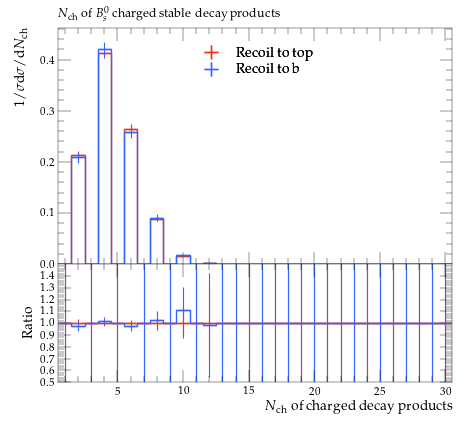

Write the Python code that produced this figure.
#! /usr/bin/env python

# This Python script was auto-generated using YODA v2.0.2.
# Analysis object: /MC_HFDECAYS/B0S_charged_mult
# Timestamp: 31-07-2026 (13:13:51)

import matplotlib as mpl
import matplotlib.pyplot as plt
mpl.use('Agg') # comment out for interactive use
import os
import numpy as np

plotDir = os.path.split(os.path.realpath(__file__))[0]
if 'YODA_USER_PLOT_PATH' in globals():
    plot_outdir = globals()['YODA_USER_PLOT_PATH']
else:
    plot_outdir = plotDir

#plot style
plt.style.use(os.path.join(plotDir, '../default.mplstyle'))
# plot metadata
figW, figH = plt.rcParams['figure.figsize']
ax_xLabel = r'$N_\mathrm{ch}$ of charged decay products'
ax_yLabel = r'$1/\sigma \mathrm{d}\sigma/\mathrm{d}N_\mathrm{ch}$'
ax_title  = r'$N_\mathrm{ch}$ of $B^0_s$ charged stable decay products'
ax_xScale = 'linear'
ax_yScale = 'linear'
xLims = (0.5, 30.5)
yLims = (0.0, 0.46209020000000006)

# TeX-friendly labels for the legend
labels = {
    'legend' : ([ r"Recoil to top", r"Recoil to b" ], r""),
}

# Adjust canvas width and height
canvasW = 10.0
canvasH = 9.0
figW *= canvasW/10.
figH *= canvasH/9.

# Create figure and axis objects
fig, (ax, ratio0_ax) = plt.subplots(2, 1, sharex=True,
                  figsize=(figW,figH), gridspec_kw={'height_ratios': (6.0, 3.0)})

# Set figure margins
plt.subplots_adjust(
    left   = 1.0 * plt.rcParams['figure.subplot.left'],
    right  = 1.0 * plt.rcParams['figure.subplot.right'],
    top    = 1.0 * plt.rcParams['figure.subplot.top'],
    bottom = 1.0 * plt.rcParams['figure.subplot.bottom'])

ratio0_ax.yaxis.set_major_locator(mpl.ticker.MultipleLocator(0.1))
ratio0_ax.set_ylim(0.5, 1.4999)
ratio0_ax.set_ylabel('Ratio')

# the numerical data is stored in a separate file
dataf = dict()
prefix = os.path.split(__file__)[0]
if prefix:    prefix = prefix + '/'
exec(open(prefix+'B0S_charged_mult__data.py').read(), dataf)


legend_handles = dict() # keep track of handles for the legend

# style options for curves
# starts at zorder>=5 to draw curve on top of legend
styles = {
  'recoil_t': {
    'color' : '#EE3311',
    'linestyle' : '-',
    'linewidth' : 1,
    'marker' : 'none',
    'markersize' : 2,
    'capsize' : 0.0,
    'zorder' : 5,
    'histstyle' : 1,
    'drawstyle' : 'steps-pre',
    'xerrorbars' : 1,
    'yerrorbars' : 1,
    'fillcolor' : None,
    'fillopacity' : 1.0,
    'ratio0_linestyle' : '-',
    'ratio0_linewidth' : 1,
    'ratio0_marker' : 'none',
    'ratio0_markersize' : 2,
    'ratio0_capsize' : 0.0,
    'ratio0_zorder' : 5,
    'ratio0_histstyle' : 1,
    'ratio0_drawstyle' : 'steps-pre',
    'ratio0_xerrorbars' : 1,
    'ratio0_yerrorbars' : 1,
  },
  'recoil_b': {
    'color' : '#3366FF',
    'linestyle' : '-',
    'linewidth' : 1,
    'marker' : 'none',
    'markersize' : 2,
    'capsize' : 0.0,
    'zorder' : 6,
    'histstyle' : 1,
    'drawstyle' : 'steps-pre',
    'xerrorbars' : 1,
    'yerrorbars' : 1,
    'fillcolor' : None,
    'fillopacity' : 1.0,
    'ratio0_linestyle' : '-',
    'ratio0_linewidth' : 1,
    'ratio0_marker' : 'none',
    'ratio0_markersize' : 2,
    'ratio0_capsize' : 0.0,
    'ratio0_zorder' : 6,
    'ratio0_histstyle' : 1,
    'ratio0_drawstyle' : 'steps-pre',
    'ratio0_xerrorbars' : 1,
    'ratio0_yerrorbars' : 1,
  },
}

# curve from input yoda files in main panel
for label, yvals in dataf['yvals'].items():
    if all(np.isnan(v) for v in dataf['yvals'][label]):
        continue
    tmp = None
    if styles[label]['histstyle']: # draw as histogram
        xpos = dataf['xedges'][label] if styles[label]['drawstyle'] else dataf['xpoints'][label]
        ypos = np.insert(yvals, 0, yvals[0]) if styles[label]['drawstyle'] else yvals
        if styles[label]['fillcolor']: # fill area below curve
            ax.fill_between(xpos, ypos, step='pre',
                            color=styles[label]['fillcolor'],
                            alpha=styles[label]['fillopacity'])
        tmp, = ax.plot(xpos, ypos,
                       color=styles[label]['color'],
                       linestyle=styles[label]['linestyle'],
                       linewidth=styles[label]['linewidth'],
                       drawstyle=styles[label]['drawstyle'], solid_joinstyle='miter',
                       zorder=styles[label]['zorder'], label=label)
    tmp = ax.errorbar(dataf['xpoints'][label], yvals,
                      xerr=np.array(dataf['xerrs'][label])*styles[label]['xerrorbars'],
                      yerr=np.array(dataf['yerrs'][label])*styles[label]['yerrorbars'],
                      fmt=styles[label]['marker'], capsize=styles[label]['capsize'],
                      markersize=styles[label]['markersize'],
                      ecolor=styles[label]['color'],
                      color=styles[label]['color'], zorder=styles[label]['zorder'])
    tmp[-1][0].set_linestyle(styles[label]['linestyle'])
    tmp[-1][0].set_linewidth(styles[label]['linewidth'])
    if label in dataf['add_legend_handle']:  legend_handles[label] = tmp
    for varLabel in dataf['variation_yvals'].keys():
        if varLabel.startswith(label):
            tmp, = ax.plot(dataf['xedges'][label], dataf['variation_yvals'][varLabel],
                           color=styles[label]['color'],
                           linestyle=styles[label]['linestyle'],
                           linewidth=styles[label]['linewidth'],
                           drawstyle='steps-pre', solid_joinstyle='miter',
                           zorder=styles[label]['zorder'], alpha=0.5)


# plots on ratio panel
# curve from input yoda files in ratio panel
for label, yvals in dataf['ratio0_yvals'].items():
    if all(np.isnan(v) for v in yvals):
        continue
    if styles[label]['ratio0_histstyle']: # plot as histogram
        xpos = dataf['xedges']['recoil_t'] if styles[label]['ratio0_drawstyle'] else dataf['xpoints']['recoil_t']
        ypos = np.insert(yvals, 0, yvals[0]) if styles[label]['ratio0_drawstyle'] else yvals
        ratio0_ax.plot(xpos, ypos,
                       color=styles[label]['color'],
                       linewidth=styles[label]['linewidth'],
                       linestyle=styles[label]['ratio0_linestyle'],
                       drawstyle=styles[label]['ratio0_drawstyle'], zorder=styles[label]['zorder'],
                       solid_joinstyle='miter')
    tmp = ratio0_ax.errorbar(dataf['xpoints']['recoil_t'], yvals,
                             xerr=np.array(dataf['ref_xerrs'])*styles[label]['ratio0_xerrorbars'],
                             yerr=np.array(dataf['ratio0_yerrs'][label])*styles[label]['ratio0_yerrorbars'],
                             fmt=styles[label]['ratio0_marker'], capsize=styles[label]['ratio0_capsize'],
                             markersize=styles[label]['ratio0_markersize'],
                             ecolor=styles[label]['color'],
                             color=styles[label]['color'])
    tmp[-1][0].set_linestyle(styles[label]['ratio0_linestyle'])
    tmp[-1][0].set_linewidth(styles[label]['ratio0_linewidth'])

    for varlabel in dataf['ratio0_variation_vals'].keys():
        if varlabel.startswith(label):
            ratio0_ax.plot(dataf['xedges']['recoil_t'],
                            dataf['ratio0_variation_vals'][varlabel],
                            color=styles[label]['color'],
                            linestyle=styles[label]['linestyle'],
                            linewidth=styles[label]['linewidth'],
                            drawstyle='steps-pre', solid_joinstyle='miter',
                            zorder=1, alpha=0.5)

legend_items = list(legend_handles.values())
ax.add_artist(ax.legend(legend_items,
                        labels['legend'][0],
                        title=labels['legend'][1],
                        alignment='left',
                        loc='upper center',
                        bbox_to_anchor=(0.5, 0.97)))

# set plot metadata as defined above
ratio0_ax.set_xlabel(ax_xLabel)
ratio0_ax.xaxis.set_label_coords(1., -0.15)
ax.set_ylabel(ax_yLabel, ha='right', va='top')
ax.yaxis.set_label_coords(-0.11, 1.0)
ax.set_title(ax_title, loc='left')
ax.set_xscale(ax_xScale)
ax.set_yscale(ax_yScale)
ax.set_xlim(xLims)
ax.set_ylim(yLims)

# tick formatting
plt.rcParams['xtick.top'] = True
plt.rcParams['ytick.right'] = True
fig.align_ylabels((ax, ratio0_ax))
plt.savefig(os.path.join(plot_outdir, 'B0S_charged_mult.pdf'), format='PDF')
plt.savefig(os.path.join(plot_outdir, 'B0S_charged_mult.png'), format='PNG')

plt.close(fig)
